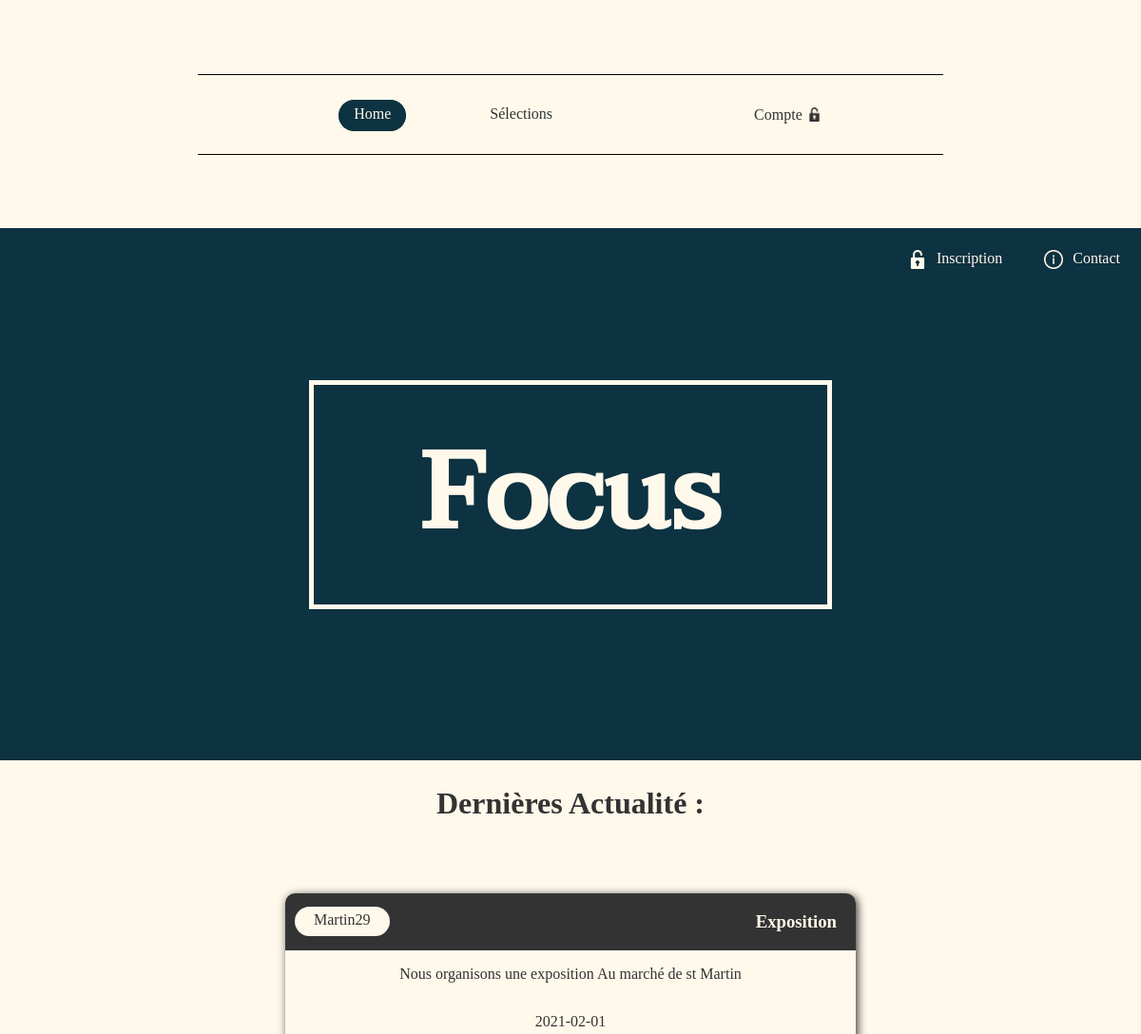
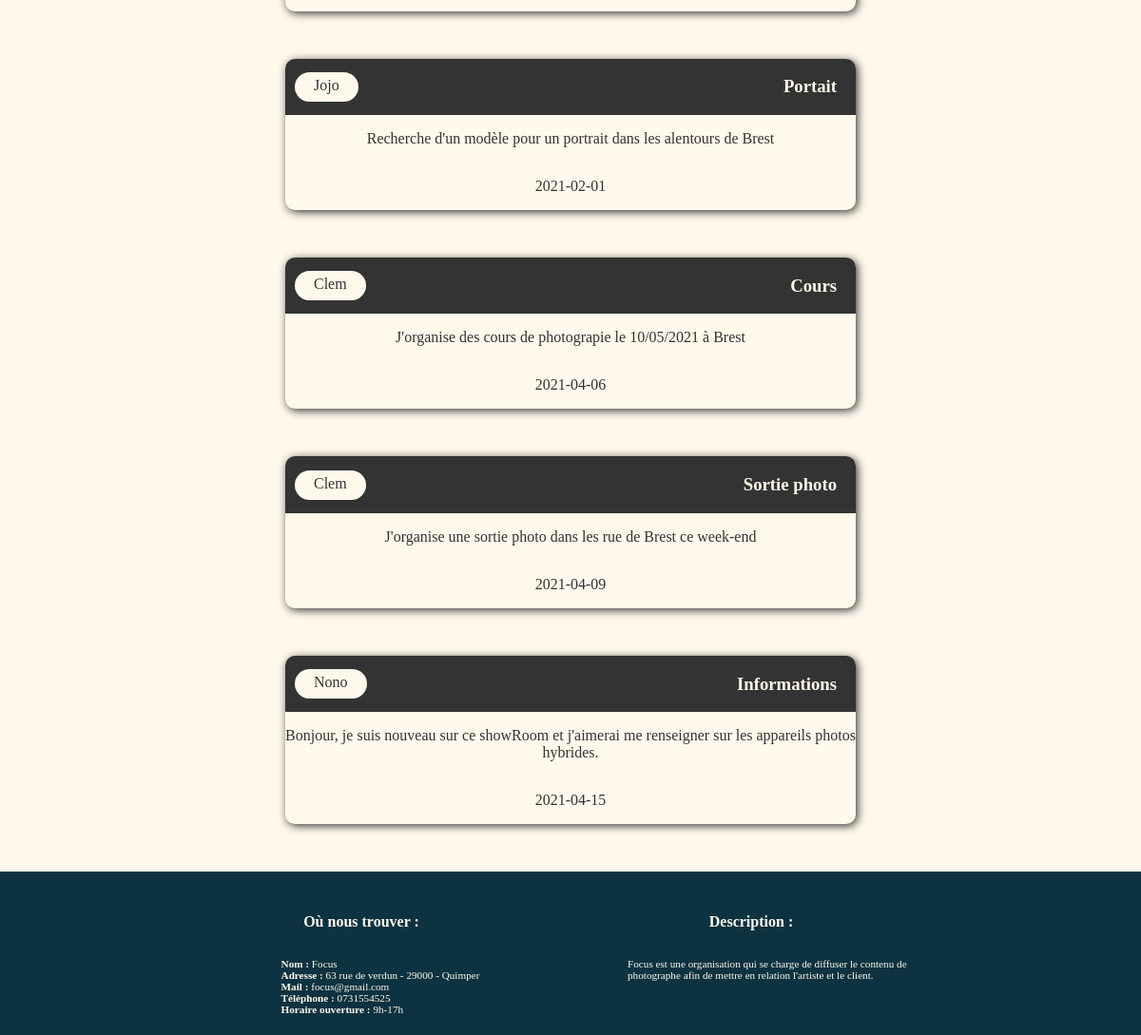
The page / on the database its author committed (2 pictures, top to bottom).
### tables this page shows
CREATE TABLE `t_actualite_actu` (
  `actu_numero` int(11) NOT NULL,
  `actu_titre` varchar(500) NOT NULL,
  `actu_texte` varchar(500) NOT NULL,
  `actu_date` date NOT NULL,
  `actu_etat` char(1) NOT NULL,
  `com_pseudo` varchar(60) NOT NULL
);

CREATE TABLE `t_presentation_pre` (
  `pre_numero` int(11) NOT NULL,
  `pre_nomStruct` varchar(80) NOT NULL,
  `pre_adresse` varchar(100) NOT NULL,
  `pre_adresseMail` varchar(100) NOT NULL,
  `pre_numeroTel` varchar(10) NOT NULL,
  `pre_horaireOuverture` varchar(10) NOT NULL,
  `pre_texte` varchar(500) NOT NULL,
  `com_pseudo` varchar(60) NOT NULL
);

### index.php (the view, shortened to what this page needs)
<?php
require('php/connexionBDD.php');
$reqActu = "SELECT actu_titre, actu_texte, actu_date, com_pseudo
            FROM t_actualite_actu;";
$resActu = $mysqli->query($reqActu);
?>
<!DOCTYPE html>
<html lang="fr" dir="ltr">
<head>
   <link rel="stylesheet" href="css/home.css" />
   <link rel="stylesheet" href="css/navBar.css" />
   <link rel="stylesheet" href="css/footer.css" />
</head>
<body>
   <aside>
      <ul class="navBar" >
         <li><a href="index.php" class="bouton">Home</a></li>
         <li><a href="php/selections/selection.php">Sélections</a></li>
         <?php
         if(isset($_SESSION['login'])){
            echo "<li class='menu compte'><a>Compte<img class='lock' src='assets/logos/padlock_bc.png'></img></a>";
         }else{
            echo "<li class='menu compte'><a>Compte<img class='lock' src='assets/logos/padlock_bo.png'></img></a>";
         }
         ?>
         </li>
      </ul>
   </aside>
   <div class="utilisateur">
      <?php
      if(!isset($_SESSION['pseudo'])){
         echo "<a href='php/connexion/inscription.php'><img src='assets/logos/padlock_wo.png'></img>Inscription</a>";
      }
      ?>
      <a href="#contact"><img src="assets/logos/information.png"></img>Contact</a>
   </div>
   <header>
      <h1>Focus</h1>
   </header>
   <h2>Dernières Actualité :</h2>
   <section>
      <?php
         while ($actu = $resActu->fetch_assoc()) {
            echo "<article class='actuUser'>
                     <div class='headerPublic'>
                        <a href='#''>".$actu['com_pseudo']."</a>
                        <h3>".$actu['actu_titre']."</h3>
                     </div>
                     <p>".$actu['actu_texte']."</p>
                     <p>".$actu['actu_date']."</p>
                  </article>";
         }
      ?>
   </section>
   <?php require('php/footer.php'); ?>
</body>
</html>

### footer.php (shortened to what this page needs)
<?php
require('connexionBDD.php');
$reqStruc = "SELECT pre_nomStruct, pre_adresse, pre_adresseMail, pre_numeroTel, pre_horaireOuverture, pre_texte
             FROM t_presentation_pre;";
$resStruc = $mysqli->query($reqStruc);
if(!$resStruc){
   echo "Error: La requête a echoué \n";
   echo "Errno: " . $mysqli->errno . "\n";
   echo "Error: " . $mysqli->error . "\n";
   exit();
}
else{
   $struc = $resStruc->fetch_array(MYSQLI_ASSOC);
}
?>
<footer id="contact">
   <article class="infosOrga">
      <h2>Où nous trouver : </h2>
      <ul>
         <li><B>Nom : </B><?php echo $struc['pre_nomStruct'] ?></li>
         <li><B>Adresse : </B><?php echo $struc['pre_adresse'] ?></li>
         <li><B>Mail : </B><?php echo $struc['pre_adresseMail'] ?></li>
         <li><B>Téléphone : </B><?php echo $struc['pre_numeroTel'] ?></li>
         <li><B>Horaire ouverture : </B><?php echo $struc['pre_horaireOuverture'] ?></li>
      </ul>
   </article>
   <article class="infosOrga">
      <h2>Description :</h2>
      <ul>
         <li class="description"><?php echo $struc['pre_texte'] ?></li>
      </ul>
   </article>
</footer>

### home.css (style rules this page uses)
html { scroll-behavior: smooth; margin: 0 }
p, a, a:visited { text-decoration: none; font-size: 1em; color: rgb(51, 51, 51); }
h2 { color: rgb(51, 51, 51); font-size: 2em; }
body { margin: 0; padding: 0; font-family: "Kiwi_Maru"; background-color: rgb(255, 249, 235); display: flex; flex-direction: column; align-items: center; position: relative; }
.utilisateur { display: inline-flex; position: absolute; top: 30vh; right: 0; }
.utilisateur img { width: 20px; margin-right: 10px; }
.utilisateur a { margin: 10px; display: flex; align-items: center; padding: 10px; border: solid 2px rgba(0, 0, 0, 0); transition: all 0.5s; color : rgb(255, 249, 235); }
header { height: 70vh; width: 100%; background-color: rgb(13, 50, 65); display: flex; align-items: center; justify-content: center; color : rgb(255, 249, 235); }
.utilisateur img { width: 20px; margin-right: 10px; position: relative; bottom:-1px; }
.utilisateur a { margin: 10px; display: flex; align-items: center; padding: 10px; border: solid 2px rgba(0, 0, 0, 0); transition: all 0.5s; }
h1 { font-family: "Taviraj-medium"; color: rgb(255, 249, 235); font-size: 7em; border: solid 5px rgb(255, 249, 235); padding: 20px; position: relative; top: 0; width: 500px; text-align: center; }
section { display: flex; flex-direction: column; align-items: center; margin-bottom: 50px; }
.actuUser { display: flex; flex-direction: column; align-items: center; margin-top: 50px; width: 50vw; min-width: 600px; box-shadow: 2px 2px 10px rgb(51, 51, 51); border-radius: 10px; transition: all 0.2s; text-align: center; }
.headerPublic { width: 100%; min-width: 600px; display: flex; align-items: center; justify-content:space-between; background-color: rgb(51, 51, 51); border-top-left-radius: 10px; border-top-right-radius:10px; color: rgb(255, 249, 235); }
.headerPublic a { margin-left: 10px; padding: 5px 20px 8px 20px; border-radius:50px; background-color: rgb(255, 249, 235); color:rgb(51, 51, 51); }
.headerPublic h3 { margin-right: 20px; }

### navBar.css (style rules this page uses)
aside a, aside a:visited { color: rgb(51, 51, 51); text-decoration: none; }
aside { height: 30vh; width: 100%; display: flex; align-items: center; justify-content: center; }
.navBar { display: inline-flex; width: 60%; min-width:440px; justify-content:center; align-items: center; border-bottom: solid 1px black; border-top: solid 1px black; z-index: 10; background-color: rgb(255, 249, 235); list-style-type: none; padding: 4vh; transition: width 0.5s; }
.navBar li { text-align: center; margin-right: 6vw; }
.bouton, .bouton:visited { border-radius: 25px; padding: 5px 15px 9px 15px; border: solid 1px rgb(13, 50, 65); background-color: rgb(13, 50, 65); color: rgb(255, 249, 235); }
li a { border: solid 1px rgb(255, 249, 235); border-radius: 25px; transition: all 0.5s; padding: 5px 15px 9px 15px; }
.lock { width: 15px; margin-left: 5px; position: relative; top:2px; }
.compte { position: relative; left: 15%; }

### footer.css (style rules this page uses)
footer p, footer ul { text-decoration: none; color: rgb(255, 249, 235); }
footer li { font-size: 0.7em; }
footer h2 { color: rgb(255, 249, 235); font-size: 1em; }
footer ul { list-style-type: none; margin-left: 0; }
footer { padding-top: 30px; padding-bottom: 5px; width: 100%; background-color: rgb(13, 50, 65); display: flex; justify-content: center; bottom: 0; }
.infosOrga { margin-left: 50px; margin-right: 50px; display: flex; flex-direction: column; align-items: center; min-width: 280px; }
.description { width: 300px; }

### rows shown on the page
t_actualite_actu: com_pseudo "Martin29", actu_titre "Exposition", actu_texte "Nous organisons une exposition Au marché de st Martin", actu_date "2021-02-01"
t_actualite_actu: com_pseudo "Jojo", actu_titre "Portait", actu_texte "Recherche d'un modèle pour un portrait dans les alentours de Brest", actu_date "2021-02-01"
t_actualite_actu: com_pseudo "Clem", actu_titre "Cours", actu_texte "J'organise des cours de photograpie le 10/05/2021 à Brest", actu_date "2021-04-06"
t_actualite_actu: com_pseudo "Clem", actu_titre "Sortie photo", actu_texte "J'organise une sortie photo dans les rue de Brest ce week-end", actu_date "2021-04-09"
t_actualite_actu: com_pseudo "Nono", actu_titre "Informations", actu_texte "Bonjour, je suis nouveau sur ce showRoom et j'aimerai me renseigner sur les appareils photos hybrides.", actu_date "2021-04-15"
t_presentation_pre: pre_nomStruct "Focus", pre_adresse "63 rue de verdun - 29000 - Quimper", pre_adresseMail "focus@gmail.com", pre_numeroTel "0731554525", pre_horaireOuverture "9h-17h", pre_texte "Focus est une organisation qui se charge de diffuser le contenu de photographe afin de mettre en relation l'artiste et le client."
